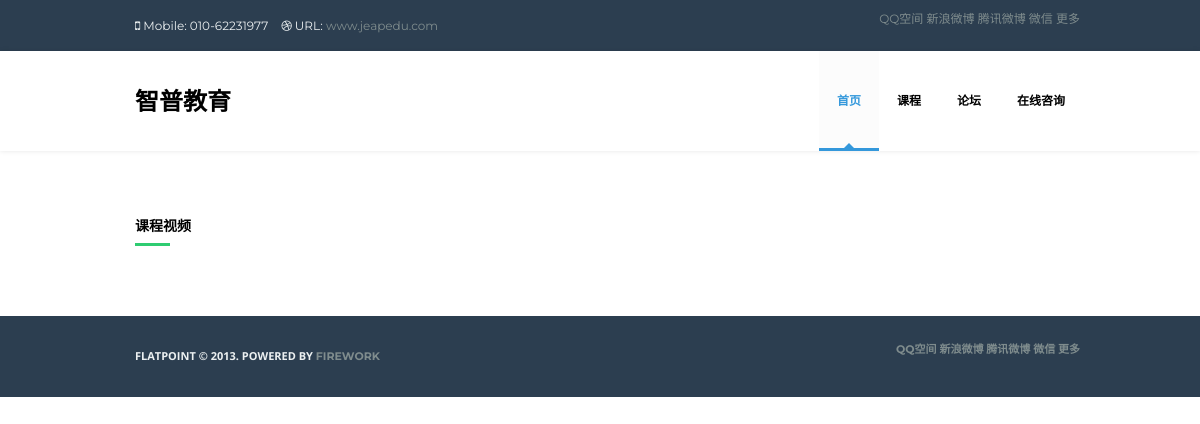
Screenshot of /courses with the database file from the repository.
### pythonvideo/models.py (models this page shows)
class TextInfo(models.Model):
    text       = models.TextField()
    tagname    = models.CharField(max_length=64)

### pythonvideo/views.py (the view)
# urls.py: url(r'^courses$','pythonvideo.views.courses',name='courses'),
def courses(request):
	d	= {}
	if 'cateid' in request.GET:
		courses = Course.objects.filter(cateid=request.GET['cateid']).order_by('-id')
	else:
		courses	= Course.objects.all().order_by('-id')
	d['courses']=courses
 	alltext = TextInfo.objects.all()
        allimg = ImgInfo.objects.all()
        for text in alltext:
		d[text.tagname]        = text.text
        for img in allimg:
		d[img.tagname]        = img.image
	return render_to_response('courses_tag.html',d,context_instance=RequestContext(request))

### templates/courses_tag.html (shortened to what this page needs)
{%extends "base_tag.html"%}
{%block content%}
<section id="recent-works" class="section">
                <div class="container wrapper-2">
                    <h5 class="subpage-title">
                        <span>{{tag2001|default:"课程视频"}}</span>
                    </h5>
                </div>
            </section>
{%endblock%}

### templates/base_tag.html (shortened to what this page needs)
<!DOCTYPE html>
<html lang="en">
    <head>
        <link href="/assets/bootstrap/css/bootstrap.css" rel="stylesheet">
        <link href="/assets/UItoTop/css/ui.totop.css" rel="stylesheet">
        <link href="/assets/prettyPhoto/css/prettyPhoto.css" rel="stylesheet">
        <link rel="stylesheet" type="text/css" href="/assets/rs-plugin/css/settings.css" media="screen" />
        <link href="/assets/css/stylesheet.css" rel="stylesheet">
        <link href="/assets/css/skins.css" rel="stylesheet">
        <link href="/assets/font-awesome/css/font-awesome.min.css" rel="stylesheet">
    </head>
    <body>
        <div id="main-wrapper" class="color-skin-3">
            <header id="header-1" class="header">
                <div class="container">
                    <div class="row">
                        <div class="col-xs-12 col-sm-8 header-info-wrapper">
                            <ul class="list-inline">
                                <li><i class="icon-mobile-phone"></i>{{tag3001|default:" Mobile: 010-62231977"}}</li>
                                <li><i class="icon-dribbble"></i> URL: <a href="{{tag3002|default:"http://www.jeapedu.com"}}" target="view_window">www.jeapedu.com</a></li>
                            </ul>
                        </div>
                     <div class="jiathis_style">
			<div class="pull-right">
                        <ul class="social pull-left">
	                   <a class="jiathis_button_qzone">QQ空间</a>
	                   <a class="jiathis_button_tsina">新浪微博</a>
	                   <a class="jiathis_button_tqq">腾讯微博</a>
	                   <a class="jiathis_button_weixin">微信</a>
	                   <a href="http://www.jiathis.com/share" class="jiathis jiathis_txt jiathis_separator jtico jtico_jiathis" target="_blank">更多</a>
                    </div>
                        </div>
                    </div>
                </div>
            </header>
            <header id="header-2" class="header" data-spy="affix" data-offset-top="200" style="width: 100%; top: 0;">
                <nav class="navbar navbar-default" role="navigation">
                    <div class="container">
                        <div class="navbar-header">
                            <a class="navbar-brand" href="{{tag3003|default:"http://www.jeapedu.com"}}" target="view_window">{{tag3004|default:"智普教育"}}</a>
                        </div>
                        <div class="collapse navbar-collapse navbar-ex1-collapse">
                            <ul class="nav navbar-nav">
                                <li class="dropdown active">
                                    <a href="/" class="dropdown-toggle"">{{tag3005|default:"首页"}}</a>
                                </li>
                                <li class="dropdown">
                                    <a href="#" class="dropdown-toggle" data-toggle="dropdown">{{tag3006|default:"课程"}}</a>
                                </li>
                                <li class="dropdown">
                                    <a href="{{tag3011|default:"http://uliweb.cpython.org"}}" target="view_window" class="dropdown-toggle">{{tag3012|default:"论坛"}}</a>
                                </li>
                                <li class="dropdown">
                                    <a href="{{tag3013|default:"http://baidu.com"}}" target="view_window" class="dropdown-toggle" data-toggle="dropdown">{{tag3014|default:"在线咨询"}}</a>
                                </li>
                            </ul>
                        </div>
                    </div>
                </nav>
            </header>
   </div>
{%block content%}
{%endblock%}
<footer id="footer-2" class="footer">
                <div class="container">
                    <div class="row">
                        <div class="col-xs-12 col-sm-6 footer-info-wrapper">
                            <span>FlatPoint © 2013. Powered by <a href="#">Firework</a></span>
                        </div>
                     <div class="jiathis_style">
		 	 <div class="pull-right">
                        <ul class="social pull-left">
	                   <a class="jiathis_button_qzone">QQ空间</a>
	                   <a class="jiathis_button_tsina">新浪微博</a>
	                   <a class="jiathis_button_tqq">腾讯微博</a>
	                   <a class="jiathis_button_weixin">微信</a>
	                   <a href="http://www.jiathis.com/share" class="jiathis jiathis_txt jiathis_separator jtico jtico_jiathis" target="_blank">更多</a>
                    </div>
                    </div>
                </div>
            </footer>
            <div id="skin-chooser-container" class="skin-chooser-container">
                <a data-toggle="modal" href="#myModal" class="skin-chooser sr-only"><i class="icon-cogs"></i></a>
            </div>
    </body>
</html>

### pythonvideo/static/css/stylesheet.css (style rules this page uses)
body { font-family: 'Open Sans', sans-serif; font-size: 12px; color: #95a5a6; }
h1, h2, h3, h4, h5, h6, .h1, .h2, .h3, .h4, .h5, .h6 { font-family: 'Montserrat', sans-serif; font-weight: 700; color: #2c3e50; }
a:not(.btn) { color: #34495e; -webkit-transition: all 0.2s ease-in-out; transition: all 0.2s ease-in-out; font-family: 'Montserrat', sans-serif; }
#header-1 { background-color: #2c3e50; padding: 10px 0; color: #ecf0f1; font-family: 'Montserrat',sans-serif; }
#header-1 .header-info-wrapper { padding-top: 7px; padding-bottom: 7px; }
#header-1 .list-inline { margin-bottom: 0; }
#header-1 .list-inline > li:first-child { padding-left: 0; }
#header-1 a { color: #7f8c8d; }
.navbar-default { border: 0; -webkit-box-shadow: 0 0 5px rgba(0, 0, 0, 0.05); box-shadow: 0 0 5px rgba(0, 0, 0, 0.1); background-color: #ffffff; margin-bottom: 0; border-radius: 0; }
.navbar-default .navbar-brand { font-size: 24px; font-weight: 800; color: #000 !important; text-transform: uppercase; padding-top: 40px; padding-bottom: 40px; font-family: 'Open Sans', sans-serif; }
.navbar-nav > li > a { font-weight: 700; }
@media (min-width: 768px) { .navbar-default { height: 100px; -webkit-transition: all 0.2s ease-in-out; transition: all 0.2s ease-in-out; } }
@media (min-width: 768px) { .navbar-nav { float: right; margin-right: -15px; } }
@media (min-width: 768px) { .navbar-default .navbar-nav > li > a { padding: 40px 18px; text-transform: uppercase; color: #000; } }
@media (min-width: 768px) { .navbar-nav > li:last-child > a { padding-right: 0; } }
@media (min-width: 768px) { .navbar-default .navbar-nav > .active > a, .navbar-default .navbar-nav > .active > a:hover, .navbar-default .navbar-nav > .active > a:focus { color: #2ecc71; background-color: rgba(0, 0, 0, 0.01); border-bottom: 3px solid #2ecc71; padding-bottom: 37px; } }
@media (min-width: 768px) { .navbar-default .navbar-nav > .active > a:after { position: absolute; display: block; width: 0; height: 0; border-color: transparent; border-style: solid; border-width: 5px; border-top-width: 0; border-bottom-color: #2ecc71; bottom: 0px; left: 50%; content: ""; margin-left: -5px; } }
.subpage-title { text-transform: uppercase; position: relative; margin: 0; margin-bottom: 35px; line-height: 10px; font-weight: 800; color: #000; }
.subpage-title:before { content: ""; width: 35px; height: 3px; background-color: #2ecc71; display: block; position: absolute; bottom: -15px; left: 0; }
#footer-2 { background-color: #2c3e50; padding: 25px 0; text-transform: uppercase; color: #ecf0f1; font-size: 11px; font-weight: 700; }
#footer-2 .footer-info-wrapper { padding-top: 7px; padding-bottom: 7px; }
#footer-2 a { color: #7f8c8d; }
.section { padding: 50px 0; }
.wrapper-2 { padding-top: 20px; }
.skin-chooser { width: 40px; height: 40px; border: 1px solid #cccccc;; display: block; border-radius: 3px; line-height: 40px; text-align: center; font-size: 14px; position: fixed; top: 200px; left: 20px; z-index: 1000; background-color: #ffffff; }

### rows the page displays
TextInfo: text "Mobile: 010-62231977"
TextInfo: text "智普教育"
TextInfo: text "首页"
TextInfo: text "课程"
TextInfo: text "论坛"
TextInfo: text "在线咨询"
TextInfo: text "课程视频"
